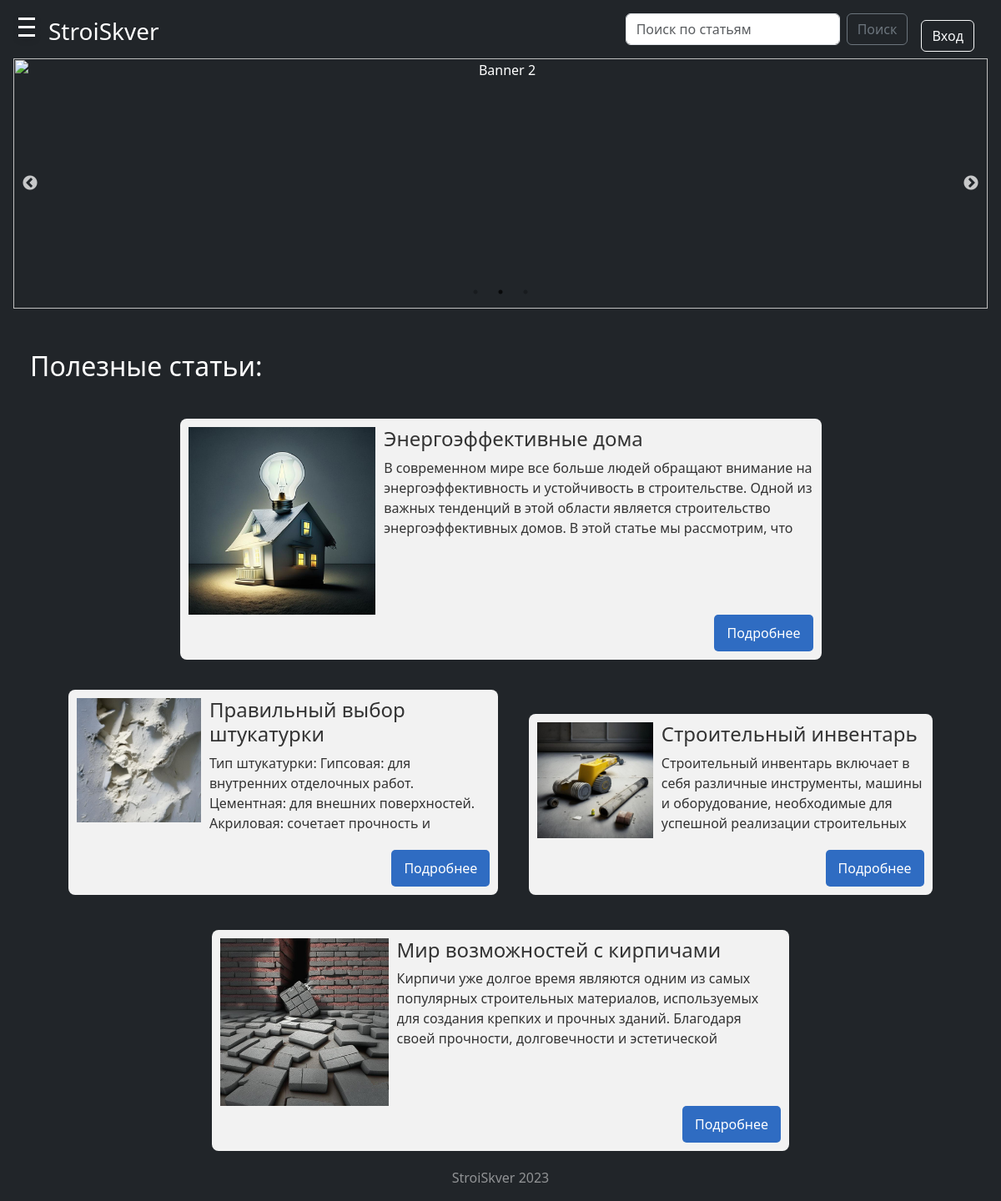
The page / on the database its author committed.
### Home/models.py (models this page shows, shortened)
class paper(models.Model):
    id = models.AutoField(primary_key=True)
    title = models.CharField('Название', max_length=100)
    textOfPaper = models.TextField('ТекстСтатьи')
    pictureOfPaper = models.ImageField(blank=True, upload_to='images/')

### Home/views.py (the view)
# urls.py: path('', views.index, name='home'),
def index (request):
    papers = paper.objects.order_by('-id')  # тут_потом_сделать_минус_перед_айди
    return render(request,'Home/Home.html',{'title': 'Главная', 'papers': papers})

### Home/templates/Home/Home.html (shortened to what this page needs)
{% extends 'Core/base.html' %}
{% load static %}
{%block search%}<input class="form-control me-2" name="q" id="id_q_large" type="text"
                             placeholder="Поиск по статьям" aria-label="Search">
                      <button class="btn btn-outline-secondary" type="submit">Поиск</button>{%endblock%}
{%block content%}
<link rel="stylesheet" type="text/css" href="https://cdn.jsdelivr.net/npm/slick-carousel/slick/slick.css"/>
<link rel="stylesheet" type="text/css" href="https://cdn.jsdelivr.net/npm/slick-carousel/slick/slick-theme.css"/>
<div class="banner-carousel">
  <div class="banner">
    <img src="https://i.yapx.cc/WKFEL.jpg" alt="Banner 2">
  </div>
</div>
<h2 style="text-align: left; padding: 20px;">Полезные статьи:</h2>
{% if papers %}
{% for i in papers %}
<div class="fpaper" id="paper{{ forloop.counter }}" style="background-color: #f2f2f2; color: #333333; padding: 10px; margin-bottom: 20px; overflow: hidden;">
    {% if i.pictureOfPaper %}
    <img class="fimage" src="{{i.pictureOfPaper.url}}">
    {% endif %}
    <div class="fcontent" style="overflow: hidden;">
        <h4 style="margin-top: 0;">{{ i.title }}</h4>
        <p class="content-preview"> {{ i.textOfPaper }}</p>
    </div>
    <button class="read-more-btn">Подробнее</button>
</div>
{% endfor %}
{% endif %}
{%endblock%}

### Home/templates/Home/Home.html (style rules this page uses)
body { margin: 0; }
.fpaper { border-radius: 8px; background: #f5f5f5; padding: 15px; margin: 1em; text-align: left; display: inline-block }
.fimage { max-width: 30%; min-height: 30%; float: left; margin-right: 10px; }
.content-preview { max-height: 100px; overflow: hidden; }
.read-more-btn { background-color: #2f6cc2; color: #ffffff; border: none; border-radius: 5px; padding: 10px 15px; cursor: pointer; float: right; }
.banner-carousel { width: 100%; overflow: auto; white-space: nowrap; }
.banner { display: inline-block; width: 100%; height: 300px; overflow: hidden; }
.banner img { width: 100%; height: auto; display: block; }
.slick-slider { position: relative; }

### rows shown on the page
paper: pictureOfPaper (picture), title "Энергоэффективные дома", textOfPaper "В современном мире все больше людей обращают внимание на энергоэффективность и устойчивость в строительстве. Одной из важных тенденций в этой области является строительство энергоэффективных домов. В этой статье мы рассмотрим, что…"
paper: pictureOfPaper (picture), title "Правильный выбор штукатурки", textOfPaper "Тип штукатурки: Гипсовая: для внутренних отделочных работ. Цементная: для внешних поверхностей. Акриловая: сочетает прочность и…"
paper: pictureOfPaper (picture), title "Строительный инвентарь", textOfPaper "Строительный инвентарь включает в себя различные инструменты, машины и оборудование, необходимые для успешной реализации строительных…"
paper: pictureOfPaper (picture), title "Мир возможностей с кирпичами", textOfPaper "Кирпичи уже долгое время являются одним из самых популярных строительных материалов, используемых для создания крепких и прочных зданий. Благодаря своей прочности, долговечности и эстетической…"
